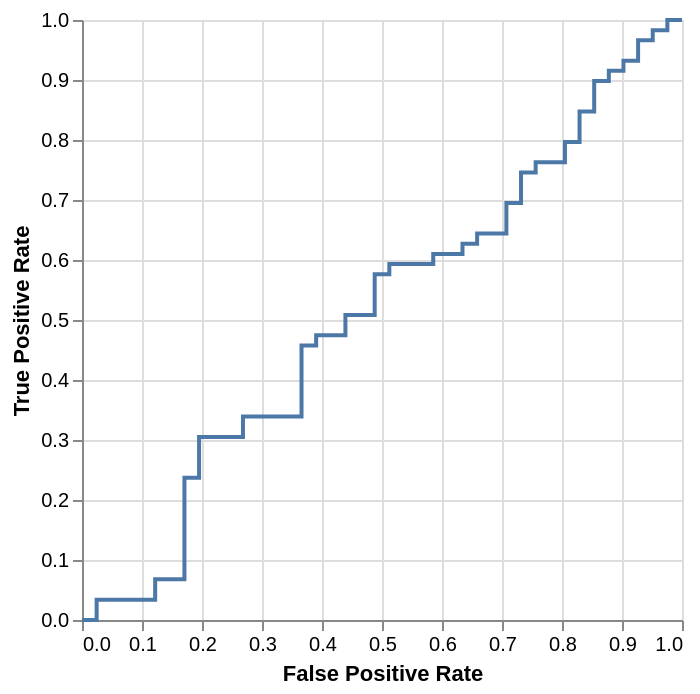

Notebook code for this chart:
### Code cell
from sklearn.linear_model import LogisticRegression

model = LogisticRegression(max_iter=1000)
model.fit(X_train_scaled, y_train)

roc(
    pd.Series(model.predict_proba(X_test_scaled)[:, 1], index=X_test.index),
    pd.Series(y_test, index=X_test.index),
)

### Figure 1 — Vega-Lite specification as saved in the notebook (floating-point values rounded to 4 significant figures)
{"config": {"view": {"continuousWidth": 300, "continuousHeight": 300}}, "data": {"name": "data-377a5ada45e8fd45c00d23919501ecd4"}, "mark": {"type": "line"}, "encoding": {"tooltip": [{"field": "fpr", "type": "quantitative"}, {"field": "tpr", "type": "quantitative"}, {"field": "threshold", "type": "quantitative"}, {"field": "accuracy", "type": "quantitative"}], "x": {"field": "fpr", "title": "False Positive Rate", "type": "quantitative"}, "y": {"field": "tpr", "title": "True Positive Rate", "type": "quantitative"}}, "$schema": "https://vega.github.io/schema/vega-lite/v5.20.1.json", "datasets": {"data-377a5ada45e8fd45c00d23919501ecd4": [{"fpr": 0.0, "tpr": 0.0, "threshold": null, "accuracy": 0.41}, {"fpr": 0.02439, "tpr": 0.0, "threshold": 1.0, "accuracy": 0.4}, {"fpr": 0.02439, "tpr": 0.0339, "threshold": 0.9999, "accuracy": 0.42}, {"fpr": 0.122, "tpr": 0.0339, "threshold": 0.9999, "accuracy": 0.38}, {"fpr": 0.122, "tpr": 0.0678, "threshold": 0.9998, "accuracy": 0.4}, {"fpr": 0.1707, "tpr": 0.0678, "threshold": 0.9996, "accuracy": 0.38}, {"fpr": 0.1707, "tpr": 0.2373, "threshold": 0.9969, "accuracy": 0.48}, {"fpr": 0.1951, "tpr": 0.2373, "threshold": 0.9967, "accuracy": 0.47}, {"fpr": 0.1951, "tpr": 0.3051, "threshold": 0.9941, "accuracy": 0.51}, {"fpr": 0.2683, "tpr": 0.3051, "threshold": 0.9913, "accuracy": 0.48}, {"fpr": 0.2683, "tpr": 0.339, "threshold": 0.9888, "accuracy": 0.5}, {"fpr": 0.3659, "tpr": 0.339, "threshold": 0.9861, "accuracy": 0.46}, {"fpr": 0.3659, "tpr": 0.4576, "threshold": 0.9743, "accuracy": 0.53}, {"fpr": 0.3902, "tpr": 0.4576, "threshold": 0.9737, "accuracy": 0.52}, {"fpr": 0.3902, "tpr": 0.4746, "threshold": 0.9699, "accuracy": 0.53}, {"fpr": 0.439, "tpr": 0.4746, "threshold": 0.9692, "accuracy": 0.51}, {"fpr": 0.439, "tpr": 0.5085, "threshold": 0.9421, "accuracy": 0.53}, {"fpr": 0.4878, "tpr": 0.5085, "threshold": 0.91, "accuracy": 0.51}, {"fpr": 0.4878, "tpr": 0.5763, "threshold": 0.878, "accuracy": 0.55}, {"fpr": 0.5122, "tpr": 0.5763, "threshold": 0.8336, "accuracy": 0.54}, {"fpr": 0.5122, "tpr": 0.5932, "threshold": 0.8307, "accuracy": 0.55}, {"fpr": 0.5854, "tpr": 0.5932, "threshold": 0.7357, "accuracy": 0.52}, {"fpr": 0.5854, "tpr": 0.6102, "threshold": 0.6906, "accuracy": 0.53}, {"fpr": 0.6341, "tpr": 0.6102, "threshold": 0.6856, "accuracy": 0.51}, {"fpr": 0.6341, "tpr": 0.6271, "threshold": 0.664, "accuracy": 0.52}, {"fpr": 0.6585, "tpr": 0.6271, "threshold": 0.6562, "accuracy": 0.51}, {"fpr": 0.6585, "tpr": 0.6441, "threshold": 0.6451, "accuracy": 0.52}, {"fpr": 0.7073, "tpr": 0.6441, "threshold": 0.6395, "accuracy": 0.5}, {"fpr": 0.7073, "tpr": 0.6949, "threshold": 0.4286, "accuracy": 0.53}, {"fpr": 0.7317, "tpr": 0.6949, "threshold": 0.4136, "accuracy": 0.52}, {"fpr": 0.7317, "tpr": 0.7458, "threshold": 0.2888, "accuracy": 0.55}, {"fpr": 0.7561, "tpr": 0.7458, "threshold": 0.2769, "accuracy": 0.54}, {"fpr": 0.7561, "tpr": 0.7627, "threshold": 0.2734, "accuracy": 0.55}, {"fpr": 0.8049, "tpr": 0.7627, "threshold": 0.2586, "accuracy": 0.53}, {"fpr": 0.8049, "tpr": 0.7966, "threshold": 0.2378, "accuracy": 0.55}, {"fpr": 0.8293, "tpr": 0.7966, "threshold": 0.2154, "accuracy": 0.54}, {"fpr": 0.8293, "tpr": 0.8475, "threshold": 0.1387, "accuracy": 0.57}, {"fpr": 0.8537, "tpr": 0.8475, "threshold": 0.118, "accuracy": 0.56}, {"fpr": 0.8537, "tpr": 0.8983, "threshold": 0.03173, "accuracy": 0.59}, {"fpr": 0.878, "tpr": 0.8983, "threshold": 0.02771, "accuracy": 0.58}, {"fpr": 0.878, "tpr": 0.9153, "threshold": 0.02454, "accuracy": 0.59}, {"fpr": 0.9024, "tpr": 0.9153, "threshold": 0.02331, "accuracy": 0.58}, {"fpr": 0.9024, "tpr": 0.9322, "threshold": 0.01578, "accuracy": 0.59}, {"fpr": 0.9268, "tpr": 0.9322, "threshold": 0.01078, "accuracy": 0.58}, {"fpr": 0.9268, "tpr": 0.9661, "threshold": 0.006457, "accuracy": 0.6}, {"fpr": 0.9512, "tpr": 0.9661, "threshold": 0.006108, "accuracy": 0.59}, {"fpr": 0.9512, "tpr": 0.9831, "threshold": 0.003375, "accuracy": 0.6}, {"fpr": 0.9756, "tpr": 0.9831, "threshold": 0.0007624, "accuracy": 0.59}, {"fpr": 0.9756, "tpr": 1.0, "threshold": 0.0002597, "accuracy": 0.6}, {"fpr": 1.0, "tpr": 1.0, "threshold": 0.0001628, "accuracy": 0.59}]}}
